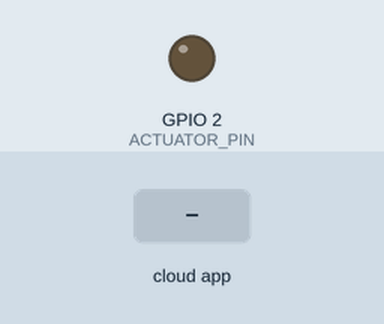
A sketch run on a simulated ESP32. Shown: output pins drawn as LEDs (lit = HIGH). The inputs (shaded band) are chosen by the test bench. WiFi joins after 1.5 s; servers stay silent unless stated; no MQTT or app messages arrive unless stated; what the sketch prints to the serial monitor is not drawn.

Above: at 3.2 s.
3.3 s: the phone or cloud app sets led-control to ON
At 3.7 s:
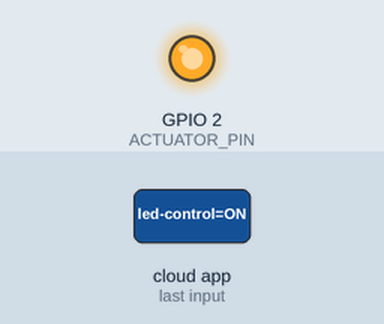
6.3 s: the phone or cloud app sets led-control to OFF
At 7.1 s:
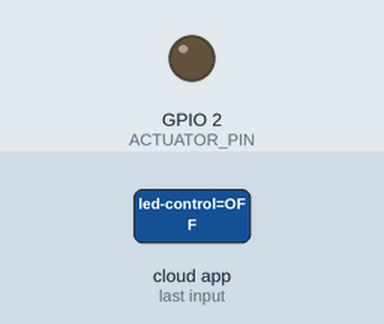
Timing chart, 0 to 9.3 s (numbered marks = the images above; inputs shaded):
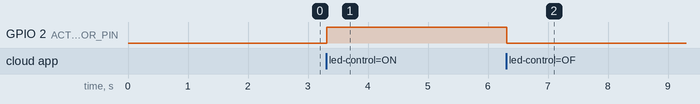

The sketch:

task-03-ifttt-automation.ino
```cpp
#include <WiFi.h>
#include "Adafruit_MQTT.h"
#include "Adafruit_MQTT_Client.h"

// Wi-Fi Access Point Credentials
#define WLAN_SSID       "YOUR_WIFI_SSID"
#define WLAN_PASS       "YOUR_WIFI_PASSWORD"

// Adafruit IO Broker Credentials
#define AIO_SERVER      "io.adafruit.com"
#define AIO_SERVERPORT  1883
#define AIO_USERNAME    "satheesh"
#define AIO_KEY         "aio_xxxxxxxxxxxxxxxxxxxxxxxxxxxx"

// Pin configuration for Actuator Relay / LED
#define ACTUATOR_PIN    2

WiFiClient client;
Adafruit_MQTT_Client mqtt(&client, AIO_SERVER, AIO_SERVERPORT, AIO_USERNAME, AIO_KEY);
Adafruit_MQTT_Subscribe automation_feed = Adafruit_MQTT_Subscribe(&mqtt, AIO_USERNAME "/feeds/led-control");

void MQTT_connect();

void setup() {
  Serial.begin(115200);
  delay(500);

  Serial.println("\n==========================================");
  Serial.println("  ESP32 IFTTT Cloud Automation Receiver    ");
  Serial.println("==========================================");

  pinMode(ACTUATOR_PIN, OUTPUT);
  digitalWrite(ACTUATOR_PIN, LOW); // Safe default: Relay/LED OFF

  // Connect to Local Wi-Fi
  WiFi.mode(WIFI_STA);
  WiFi.begin(WLAN_SSID, WLAN_PASS);
  Serial.print("Connecting to Wi-Fi");
  while (WiFi.status() != WL_CONNECTED) {
    delay(500);
    Serial.print(".");
  }
  Serial.println("\n[WiFi] Connected! IP: " + WiFi.localIP().toString());

  // Subscribe to Adafruit feed written by IFTTT
  mqtt.subscribe(&automation_feed);
  Serial.println("[MQTT] Ready for IFTTT automation commands on feed: led-control");
}

void loop() {
  MQTT_connect();

  Adafruit_MQTT_Subscribe *subscription;
  while ((subscription = mqtt.readSubscription(200))) {
    if (subscription == &automation_feed) {
      char *payload = (char *)automation_feed.lastread;
      Serial.print("[IFTTT Event Received] Payload: ");
      Serial.println(payload);

      if (strcmp(payload, "ON") == 0 || strcmp(payload, "1") == 0) {
        digitalWrite(ACTUATOR_PIN, HIGH);
        Serial.println("[AUTOMATION] Trigger matched: Actuator switched ON");
      } else if (strcmp(payload, "OFF") == 0 || strcmp(payload, "0") == 0) {
        digitalWrite(ACTUATOR_PIN, LOW);
        Serial.println("[AUTOMATION] Trigger matched: Actuator switched OFF");
      }
    }
  }

  if (!mqtt.ping()) {
    mqtt.disconnect();
  }
}

void MQTT_connect() {
  int8_t ret;
  if (mqtt.connected()) return;

  Serial.print("Connecting to MQTT broker... ");
  uint8_t retries = 5;
  while ((ret = mqtt.connect()) != 0) {
    Serial.println(mqtt.connectErrorString(ret));
    mqtt.disconnect();
    delay(5000);
    retries--;
    if (retries == 0) {
      Serial.println("Rebooting ESP32 due to persistent network failure...");
      ESP.restart();
    }
  }
  Serial.println("\n[MQTT] Connected and listening.");
}
```

Measured:
- after the input at 3.3 s, GPIO 2 (ACTUATOR_PIN): LOW → HIGH at once
- after the input at 6.3 s, GPIO 2 (ACTUATOR_PIN): HIGH → LOW at once
